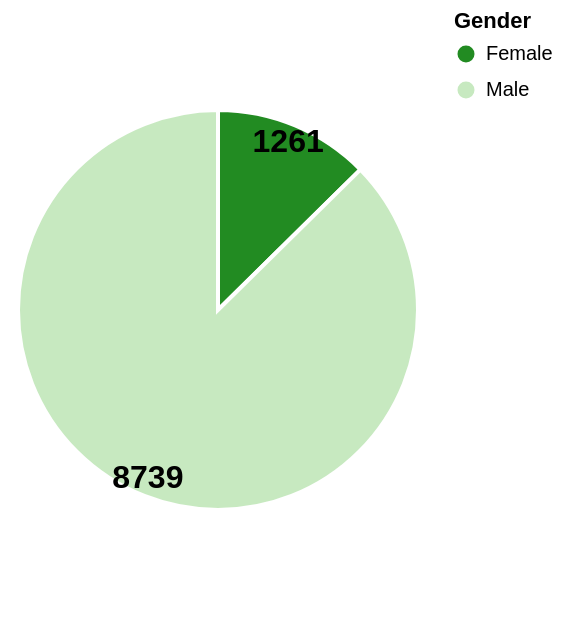

Specify this chart in Vega-Lite:
### Vega-Lite specification from a JSON file in a GitHub repository (floating-point values rounded to 4 significant figures)
{"$schema": "https://vega.github.io/schema/vega-lite/v5.json", "description": "Pie Chart with Percentage Annotations and Tooltips", "width": 200, "height": 300, "data": {"values": [{"category": "Female", "value": 1261}, {"category": "Male", "value": 8739}]}, "layer": [{"mark": {"type": "arc", "tooltip": true, "stroke": "white", "strokeWidth": 2}, "encoding": {"color": {"field": "category", "type": "nominal", "title": "Gender", "scale": {"range": ["#228B22", "#c7e9c0"]}}, "theta": {"field": "value", "type": "quantitative", "stack": "normalize", "title": "Percentage"}}}, {"mark": {"type": "text", "radiusOffset": 0.9, "radius": 90, "align": "center", "baseline": "middle", "fontWeight": "bold", "fontSize": 16}, "encoding": {"text": {"field": "value", "type": "quantitative"}, "theta": {"field": "value", "type": "quantitative", "stack": "normalize"}}}], "config": {}}
